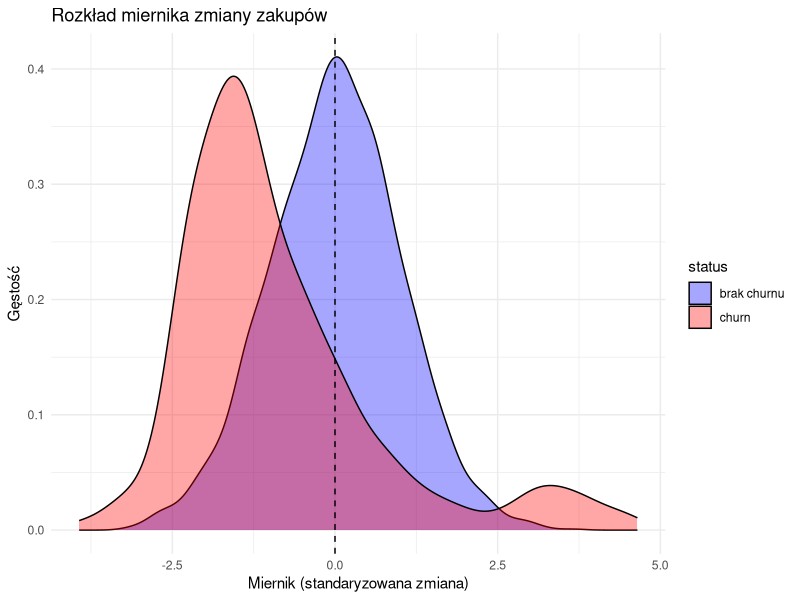
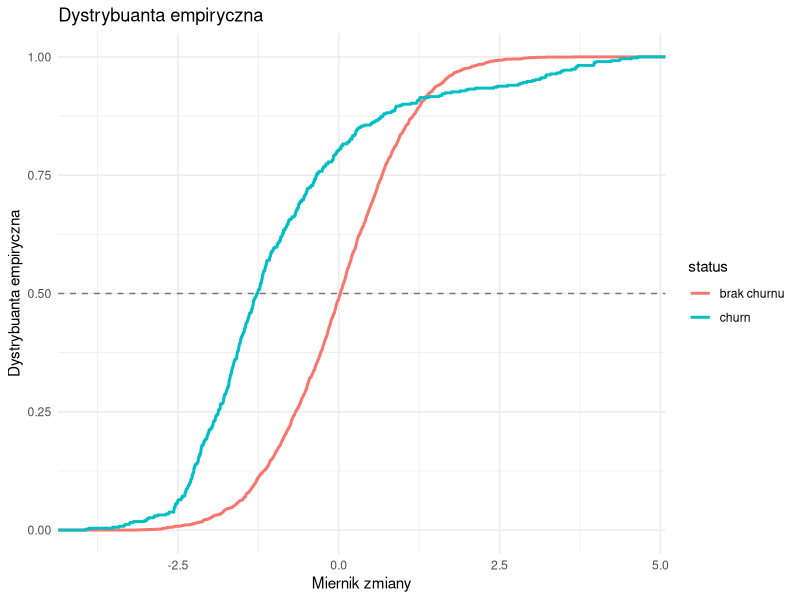

Generate these figures, in order, with R: (Note: this script raises an error after producing the figures.)
## ---- chunk 1
library(tidyverse)
dane <- read.csv("sklepy_churn_syntetyczne.csv")
glimpse(dane)
## ---- chunk 2
dane <- dane |>
  mutate(
    miernik = zmiana_absolutna / zakup_hist_sd,
  )
## ---- chunk 3
dane |>
  group_by(status) |>
  summarise(
    n = n(),
    srednia = mean(miernik),
    mediana = median(miernik),
    sd = sd(miernik),
    q05 = quantile(miernik, 0.05),
    q95 = quantile(miernik, 0.95),
    .groups = "drop"
  )

ggplot(dane, aes(x = miernik, fill=status)) +
  geom_density(alpha = 0.35) +
  geom_vline(xintercept = 0, linetype = "dashed") +
  labs(
    title = "Rozkład miernika zmiany zakupów",
    x = "Miernik (standaryzowana zmiana)",
    y = "Gęstość"
  ) +
  theme_minimal() +
  scale_fill_manual(values = c("churn" = "red", "brak churnu" = "blue"))
## ---- chunk 4
ggplot(dane, aes(x = miernik, colour = status)) +
  stat_ecdf(linewidth = 1) +
  labs(
    title = "Dystrybuanta empiryczna",
    x = "Miernik zmiany",
    y = "Dystrybuanta empiryczna") +
  theme_minimal() + 
  geom_hline(yintercept = 0.5, linetype = "dashed", alpha = 0.5)
## ---- chunk 5
isnotchurn <- dane[dane$churn == 0,]
ischurn <- dane[dane$churn == 1,]

t_test_wynik <- t.test(miernik ~ churn, dane, var.equal = FALSE)
print(t_test_wynik)
## ---- chunk 6
dane <- read.csv("sklepy_churn_syntetyczne.csv")
dane <- dane |>
  mutate(
    miernik = zmiana_absolutna / zakup_hist_sd,
  )
  
test_serii <- function(dane) {
  data <- dane[order(dane[["miernik"]]), ]
  kody <- data[["churn"]]
  
  n1 <- sum(data$churn == 1)
  n2 <- sum(data$churn == 0)
  N <- length(kody)
  
  R <- 1
  for(i in 2:N) {
    if(kody[i] != kody[i-1]) {
      R <- R + 1
    }
  }
  
  # Wartość oczekiwana
  mu <- (2*n1*n2)/N + 1
  
  # Wariancja
  var = (2*n1*n2*(2*n1*n2 - N))/(N^2*(N-1))
  
  # Statystyka standaryzowana
  Z <- (R - mu)/sqrt(var)
  
  p_value <- 2*(1-pnorm(abs(-Z)))
  
  return(list(
    R = R,          
    mu = mu,       
    var = var,  
    Z = Z, 
    p_value = p_value,
    n1 = n1,
    n2 = n2,
    N = N
  ))
}

wynik_serii <- test_serii(dane)
print(wynik_serii)

## ---- chunk 7

test_wilcoxon <- function(p1, p2, alternatywa) {
  n1 <- length(p1)
  n2 <- length(p2)
  N <- n1 + n2
  
  all <- c(p1, p2)
  group <- c(rep(1, n1), rep(2, n2))
  
  df <- data.frame(value = all, group = group)
  df <- df[order(df$value), ]
  
  ranks <- numeric(N)
  i <- 1
  while(i <= N) {
    idx <- which(df$value == df$value[i])
    if (length(idx)>1) {
      mean_rank <- mean(i:(i+length(idx)-1))
      ranks[idx] <- mean_rank
      i <- i + lenght(idx)
    } else {
      ranks[i] <- i
      i <- i + 1
    }
  }
  
  df$rank <- ranks
  
  r1 <- df$rank[df$group==1]
  r2 <- df$rank[df$group==2]
  
  W <- sum(r1)
  
  mu <- (n1 * (N + 1)) / 2
  sigma2 <- (n1 * n2 * (N + 1)) / 12
  
  rem <- table(df$value)
  k <- sum(rem^3 - rem) / (N * (N - 1))
  sigma2_k <- sigma2 * (1 - k)

  Z <- (W - mu) / sqrt(sigma2_k)

  if(alternatywa == "two.sided") {
    p_value <- 2 * (1 - pnorm(abs(Z)))
  } else if(alternatywa == "greater") {
    p_value <- 1 - pnorm(Z)
  } else if(alternatywa == "less") {
    p_value <- pnorm(Z)
  }
  
  return(list(
    W = W,
    mu = mu,
    sigma2 = sigma2_k,
    Z = Z,
    p_value = p_value,
    n1 = n1,
    n2 = n2,
    alternatywa = alternatywa
  ))
}

wynik_wilcox <- test_wilcoxon(ischurn$miernik, isnotchurn$miernik, alternatywa = "two.sided")
print(wynik_wilcox)

## ---- chunk 8

porownanie <- data.frame(
  Test = c("t-Studenta", "Wilcoxona", "Serii"),
  `p-value` = c(
    t.test(miernik ~ churn, data = dane)$p.value,
    wynik_wilcox$p_value,
    wynik_serii$p_value
  ),
  Decyzja = c("", "", "")
)

for(i in 1:3) {
  if(porownanie$p.value[i] < 0.05) {
    porownanie$Decyzja[i] <- "Odrzucamy H0"
  } else {
    porownanie$Decyzja[i] <- "Nie odrzucamy H0"
  }
}

print(porownanie)

porownanie %>%
  ggplot(aes(x = Test, y = `p-value`, fill = Decyzja)) +
  geom_bar(stat = "identity") +
  geom_hline(yintercept = 0.05, linetype = "dashed", color = "red") +
  labs(
    title = "Porównanie wyników trzech testów",
    subtitle = "Poziom istotności α = 0.05",
    y = "p-value"
  ) +
  theme_minimal() +
  scale_fill_manual(values = c("Odrzucamy H0" = "lightgreen", 
                                "Nie odrzucamy H0" = "salmon"))

## ---- chunk 9
usun_outliery <- function(x, metoda = 1.5) {
  Q1 <- quantile(x, 0.25, na.rm = TRUE)
  Q3 <- quantile(x, 0.75, na.rm = TRUE)
  IQR <- Q3 - Q1
  dolna <- Q1 - metoda * IQR
  gorna <- Q3 + metoda * IQR
  return(x[x >= dolna & x <= gorna])
}

before <- length(dane$miernik)
dane_bez_outlierow <- dane %>%
  filter(miernik >= quantile(miernik, 0.25) - 1.5*IQR(miernik),
         miernik <= quantile(miernik, 0.75) + 1.5*IQR(miernik))
after <- nrow(dane_bez_outlierow)

cat("Usunięto", before - after, "obserwacji skrajnych")

t_przed <- t.test(miernik ~ churn, data = dane)$p.value
t_po <- t.test(miernik ~ churn, data = dane_bez_outlierow)$p.value

wilcox_przed <- test_wilcoxon(p1, p2)$p_value
p1_bez <- dane_bez_outlierow$miernik[dane_bez_outlierow$churn == 1]
p2_bez <- dane_bez_outlierow$miernik[dane_bez_outlierow$churn == 0]
wilcox_po <- test_wilcoxon(p1_bez, p2_bez)$p_value

porownanie_outlier <- data.frame(
  Test = c("t-Studenta", "Wilcoxona"),
  `Przed usunięciem` = c(t_przed, wilcox_przed),
  `Po usunięciu` = c(t_po, wilcox_po)
)
